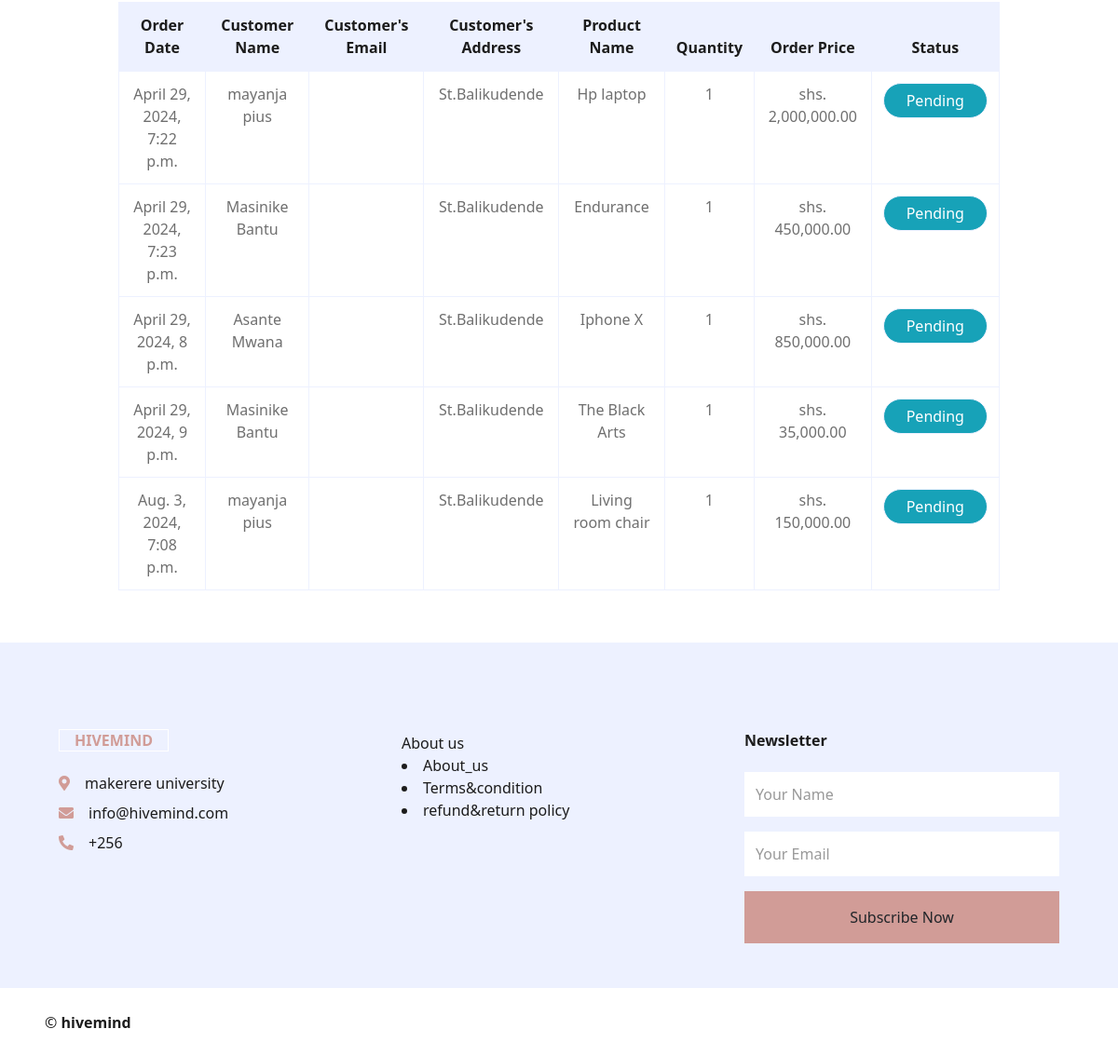
The page /business/ordered/ (signed in, lower part) on the database as committed earlier.
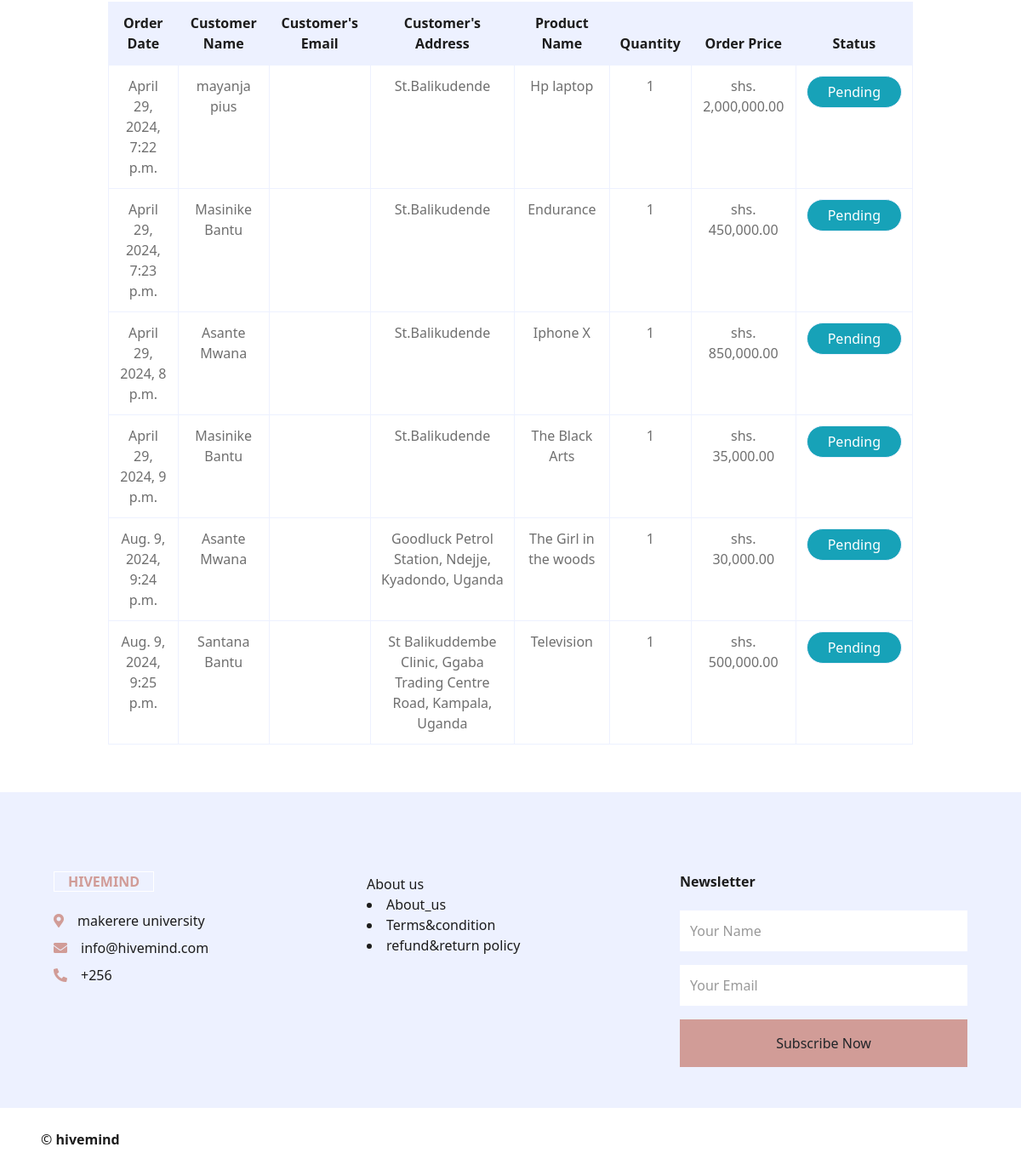
The same page on the database as committed later.
### orders/models.py (models this page shows, shortened)
class OrderItem(models.Model):
    order = models.ForeignKey(Order,related_name='orders',on_delete=models.CASCADE)
    product = models.ForeignKey(Type,related_name='items',on_delete=models.CASCADE)
    price = models.DecimalField(max_digits=10,decimal_places=2)
    quantity = models.PositiveIntegerField(default=1)
    def get_cost(self):
        return self.price * self.quantity

class Order(models.Model):
    user = models.ForeignKey(User, related_name='orders', on_delete=models.CASCADE, null=True)
    first_name = models.CharField(max_length=50)
    last_name = models.CharField(max_length=50)
    address = models.CharField(max_length=250)
    phone_number = models.CharField(max_length=20)
    created = models.DateTimeField(auto_now_add=True)
    updated = models.DateTimeField(auto_now=True)
    paid = models.BooleanField(default=False)
    class Meta:
        ordering = ['-created']
        indexes = [
             models.Index(fields=['-created']),
             ]

### jumia/models.py (models this page shows, shortened)
class Type(models.Model):
    category = models.ForeignKey(Categories, related_name='type',on_delete=models.CASCADE, blank=True, null=True)
    name = models.CharField(max_length = 250)
    description = models.TextField(blank=True, null=True)
    price = models.DecimalField(max_digits = 30, decimal_places=2)
    image = models.ImageField(upload_to='uploads/', null=True)
    is_available = models.BooleanField(default=True)
    product_by = models.ForeignKey(User,on_delete=models.CASCADE, blank=True, null=True)
    created_at = models.DateTimeField(auto_now_add=True)

### business/views.py (the view)
# urls.py: path('ordered/',ordered, name= 'ordered'),
@login_required
@business_required
def ordered(request):
    ordered_product = OrderItem.objects.all()
    return render(request, 'bus/ordered.html', {'ordered_product':ordered_product})

### cart/context_processors.py (called while the page is built)
def cart(request):
    return {'cart': Cart(request)}

### jumia/context_processors.py (called while the page is built)
def categories(request):
    cat = Categories.objects.all()
    return {'cat': cat}

### business/templates/bus/ordered.html (shortened to what this page needs)
{% extends 'bus/board.html' %}
{% load humanize %}
{% block content %}
<div class="container-fluid pt-5">
  <br>
  <br>
  <div class="row px-xl-4 pb-2">
      <table class="table table-bordered text-center mb-0">
        <thead class="bg-secondary text-dark">
            <tr>
                <th>Order Date</th>
                <th>Customer Name</th>
                <th>Customer's Email</th>
                <th>Customer's Address</th>
                <th>Product Name</th>
                <th>Quantity</th>
                <th>Order Price</th>
                <th>Status</th>
            </tr>
        </thead>
        <tbody class="align-middle">
          {% for item in ordered_product %}
              {% if request.user == item.product.product_by %}
                <tr>
                  <td>{{item.order.created}}</td>
                  <td>{{item.order.first_name}} {{item.order.last_name}}</td>
                  <td>{{item.order.email}}</td>
                  <td>{{item.order.address}}</td>
                  <td>{{item.product.name}}</td>
                  <td>{{item.quantity}}</td>
                  <td>shs. {{item.get_cost|intcomma}}</td>
                  <td><a href="">
                    <button class="rounded-full btn btn-info px-4 border border-red-900 text-bold">Pending</button>
                  </a></td>
                </tr>
              {% endif %}
          {% endfor %}
        </tbody>
      </table>
  </div>
</div>
{% endblock %}

Rows that differ between the two databases and show on the page:
removed OrderItem: order.created "Aug. 3, 2024, 7:08 p.m.", order.first_name "mayanja", order.last_name "pius", order.address "St.Balikudende", product.name "Living room chair", quantity "1", get_cost "150,000.00"
added OrderItem: order.created "Aug. 9, 2024, 9:24 p.m.", order.first_name "Asante", order.last_name "Mwana", order.address "Goodluck Petrol Station, Ndejje, Kyadondo, Uganda", product.name "The Girl in the woods", quantity "1", get_cost "30,000.00"
added OrderItem: order.created "Aug. 9, 2024, 9:25 p.m.", order.first_name "Santana", order.last_name "Bantu", order.address "St Balikuddembe Clinic, Ggaba Trading Centre Road, Kampala, Uganda", product.name "Television", quantity "1", get_cost "500,000.00"
